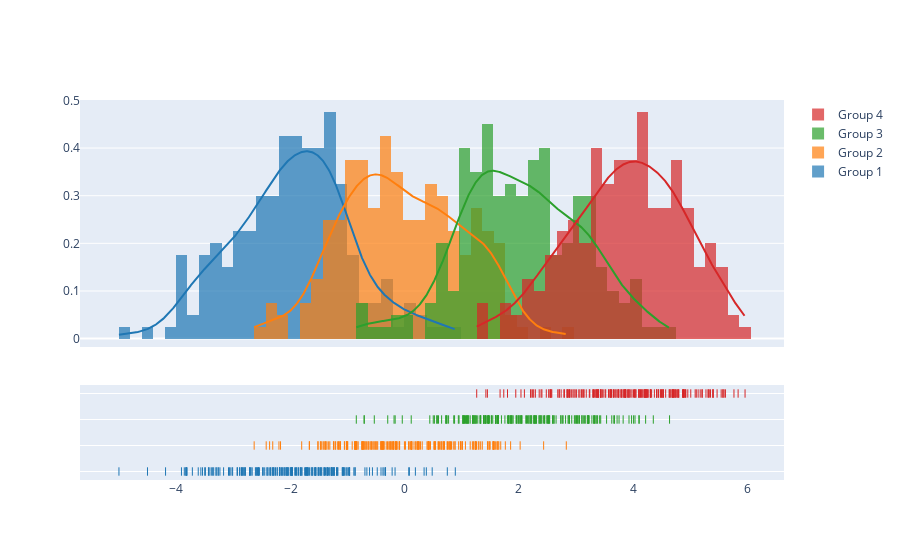

Notebook cell for this chart:
### Code cell
import plotly.figure_factory as ff

# Add histogram data
x1 = np.random.randn(200) - 2
x2 = np.random.randn(200)
x3 = np.random.randn(200) + 2
x4 = np.random.randn(200) + 4

# Group data together
hist_data = [x1, x2, x3, x4]

group_labels = ['Group 1', 'Group 2', 'Group 3', 'Group 4']

# Create distplot with custom bin_size
fig = ff.create_distplot(hist_data, group_labels, bin_size=.2)
fig.show()

### Figure 1 — Plotly figure (JSON) as saved in the notebook; plotly's stock layout.template omitted (floating-point values rounded to 4 significant figures; data arrays with more than 128 entries replaced by an {"elided": "..."} marker saying what was removed)
{"data": [{"autobinx": false, "histnorm": "probability density", "legendgroup": "Group 1", "marker": {"color": "rgb(31, 119, 180)"}, "name": "Group 1", "opacity": 0.7, "type": "histogram", "x": {"elided": "200 float values"}, "xaxis": "x", "xbins": {"end": 0.886, "size": 0.2, "start": -5.008}, "yaxis": "y"}, {"autobinx": false, "histnorm": "probability density", "legendgroup": "Group 2", "marker": {"color": "rgb(255, 127, 14)"}, "name": "Group 2", "opacity": 0.7, "type": "histogram", "x": {"elided": "200 float values"}, "xaxis": "x", "xbins": {"end": 2.831, "size": 0.2, "start": -2.638}, "yaxis": "y"}, {"autobinx": false, "histnorm": "probability density", "legendgroup": "Group 3", "marker": {"color": "rgb(44, 160, 44)"}, "name": "Group 3", "opacity": 0.7, "type": "histogram", "x": {"elided": "200 float values"}, "xaxis": "x", "xbins": {"end": 4.64, "size": 0.2, "start": -0.8488}, "yaxis": "y"}, {"autobinx": false, "histnorm": "probability density", "legendgroup": "Group 4", "marker": {"color": "rgb(214, 39, 40)"}, "name": "Group 4", "opacity": 0.7, "type": "histogram", "x": {"elided": "200 float values"}, "xaxis": "x", "xbins": {"end": 5.963, "size": 0.2, "start": 1.261}, "yaxis": "y"}, {"legendgroup": "Group 1", "marker": {"color": "rgb(31, 119, 180)"}, "mode": "lines", "name": "Group 1", "showlegend": false, "type": "scatter", "x": {"elided": "500 float values"}, "xaxis": "x", "y": {"elided": "500 float values"}, "yaxis": "y"}, {"legendgroup": "Group 2", "marker": {"color": "rgb(255, 127, 14)"}, "mode": "lines", "name": "Group 2", "showlegend": false, "type": "scatter", "x": {"elided": "500 float values"}, "xaxis": "x", "y": {"elided": "500 float values"}, "yaxis": "y"}, {"legendgroup": "Group 3", "marker": {"color": "rgb(44, 160, 44)"}, "mode": "lines", "name": "Group 3", "showlegend": false, "type": "scatter", "x": {"elided": "500 float values"}, "xaxis": "x", "y": {"elided": "500 float values"}, "yaxis": "y"}, {"legendgroup": "Group 4", "marker": {"color": "rgb(214, 39, 40)"}, "mode": "lines", "name": "Group 4", "showlegend": false, "type": "scatter", "x": {"elided": "500 float values"}, "xaxis": "x", "y": {"elided": "500 float values"}, "yaxis": "y"}, {"legendgroup": "Group 1", "marker": {"color": "rgb(31, 119, 180)", "symbol": "line-ns-open"}, "mode": "markers", "name": "Group 1", "showlegend": false, "type": "scatter", "x": {"elided": "200 float values"}, "xaxis": "x", "y": {"elided": "200 str values"}, "yaxis": "y2"}, {"legendgroup": "Group 2", "marker": {"color": "rgb(255, 127, 14)", "symbol": "line-ns-open"}, "mode": "markers", "name": "Group 2", "showlegend": false, "type": "scatter", "x": {"elided": "200 float values"}, "xaxis": "x", "y": {"elided": "200 str values"}, "yaxis": "y2"}, {"legendgroup": "Group 3", "marker": {"color": "rgb(44, 160, 44)", "symbol": "line-ns-open"}, "mode": "markers", "name": "Group 3", "showlegend": false, "type": "scatter", "x": {"elided": "200 float values"}, "xaxis": "x", "y": {"elided": "200 str values"}, "yaxis": "y2"}, {"legendgroup": "Group 4", "marker": {"color": "rgb(214, 39, 40)", "symbol": "line-ns-open"}, "mode": "markers", "name": "Group 4", "showlegend": false, "type": "scatter", "x": {"elided": "200 float values"}, "xaxis": "x", "y": {"elided": "200 str values"}, "yaxis": "y2"}], "layout": {"barmode": "overlay", "hovermode": "closest", "legend": {"traceorder": "reversed"}, "xaxis": {"anchor": "y2", "domain": [0.0, 1.0], "zeroline": false}, "yaxis": {"anchor": "free", "domain": [0.35, 1], "position": 0.0}, "yaxis2": {"anchor": "x", "domain": [0, 0.25], "dtick": 1, "showticklabels": false}}}
